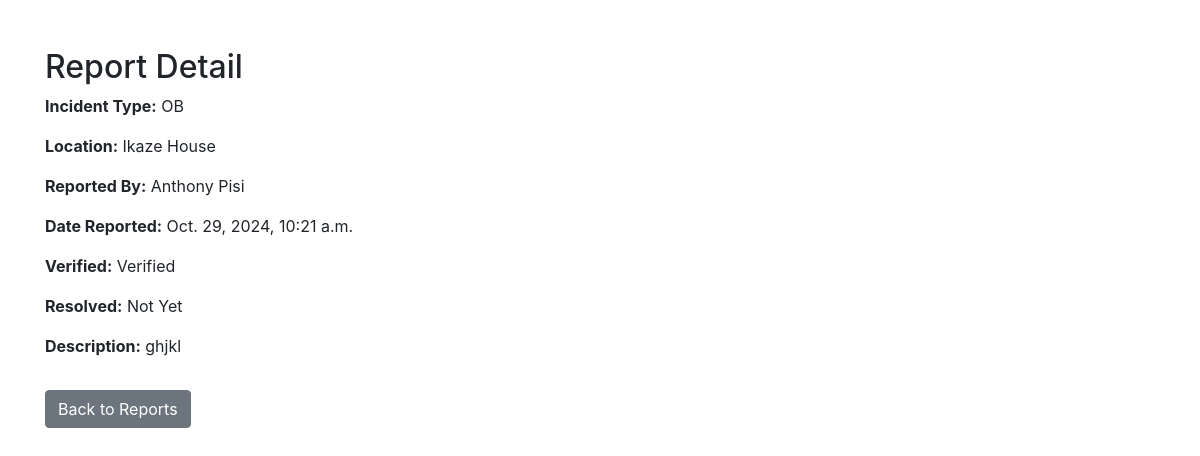
The app's page /report/3/, older data.
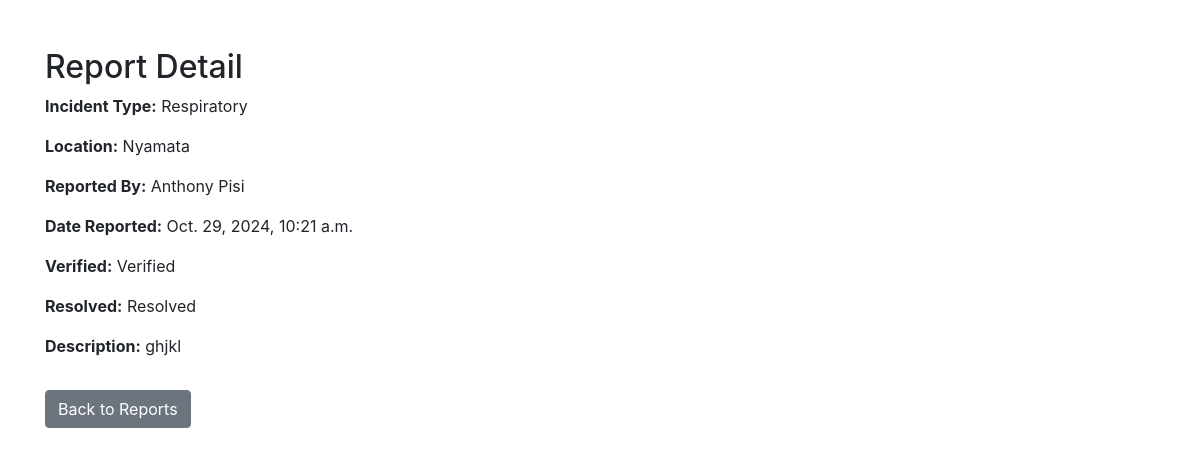
The same page, newer data.
### reports/models.py (models this page shows, shortened)
class HealthReport(models.Model):
    user = models.ForeignKey(User, on_delete=models.SET_NULL, null=True, blank=True)
    incident_type = models.ForeignKey(IncidentType, on_delete=models.CASCADE)
    symptoms = models.ManyToManyField(Symptom)
    location = models.ForeignKey(Location, on_delete=models.CASCADE)
    description = models.TextField()
    date_reported = models.DateTimeField(auto_now_add=True)
    resolved = models.BooleanField(default=False)
    is_verified = models.BooleanField(default=False)

class IncidentType(models.Model):
    name = models.CharField(max_length=50)
    description = models.TextField(blank=True)
    def __str__(self):
        return self.name

class Location(models.Model):
    name = models.CharField(max_length=100)
    latitude = models.DecimalField(max_digits=9, decimal_places=6)
    longitude = models.DecimalField(max_digits=9, decimal_places=6)
    def __str__(self):
        return self.name

### reports/views.py (the view)
# urls.py: path('report/<int:report_id>/', views.view_single_report, name='view_single_report'),
def view_single_report(request, report_id):
    report = get_object_or_404(HealthReport, id=report_id)
    return render(request, 'reports/view_single_report.html', {'report': report})

### reports/templates/reports/view_single_report.html (shortened to what this page needs)
{% load static %}
<!DOCTYPE html>
<html>
<head>
    <link href="{% static 'css/localversionBootstrap.css' %}" rel="stylesheet">
</head>
<body>
    <div class="container mt-5">
        <h2>Report Detail</h2>
        <p><strong>Incident Type:</strong> {{ report.incident_type }}</p>
        <p><strong>Location:</strong> {{ report.location }}</p>
        <p><strong>Reported By:</strong> {{ report.user.get_full_name }}</p>
        <p><strong>Date Reported:</strong> {{ report.date_reported }}</p>
        <p><strong>Verified:</strong> {% if report.is_verified %}Verified{%else%}Not Yet{%endif%}</p>
        <p><strong>Resolved:</strong> {% if report.resolved %}Resolved{%else%}Not Yet{%endif%}</p>
        <p><strong>Description:</strong> {{ report.description }}</p>
        <a href="{% url 'view_reports' %}" class="btn btn-secondary mt-3">Back to Reports</a>
    </div>
</body>
</html>

Row changes from the older to the newer data that the page shows:
changed HealthReport "ghjkl": incident_type "OB" → "Respiratory"; location "Ikaze House" → "Nyamata"
Text that changed along with them:
text no longer shown: "Not Yet"
text now shown: "Resolved"
